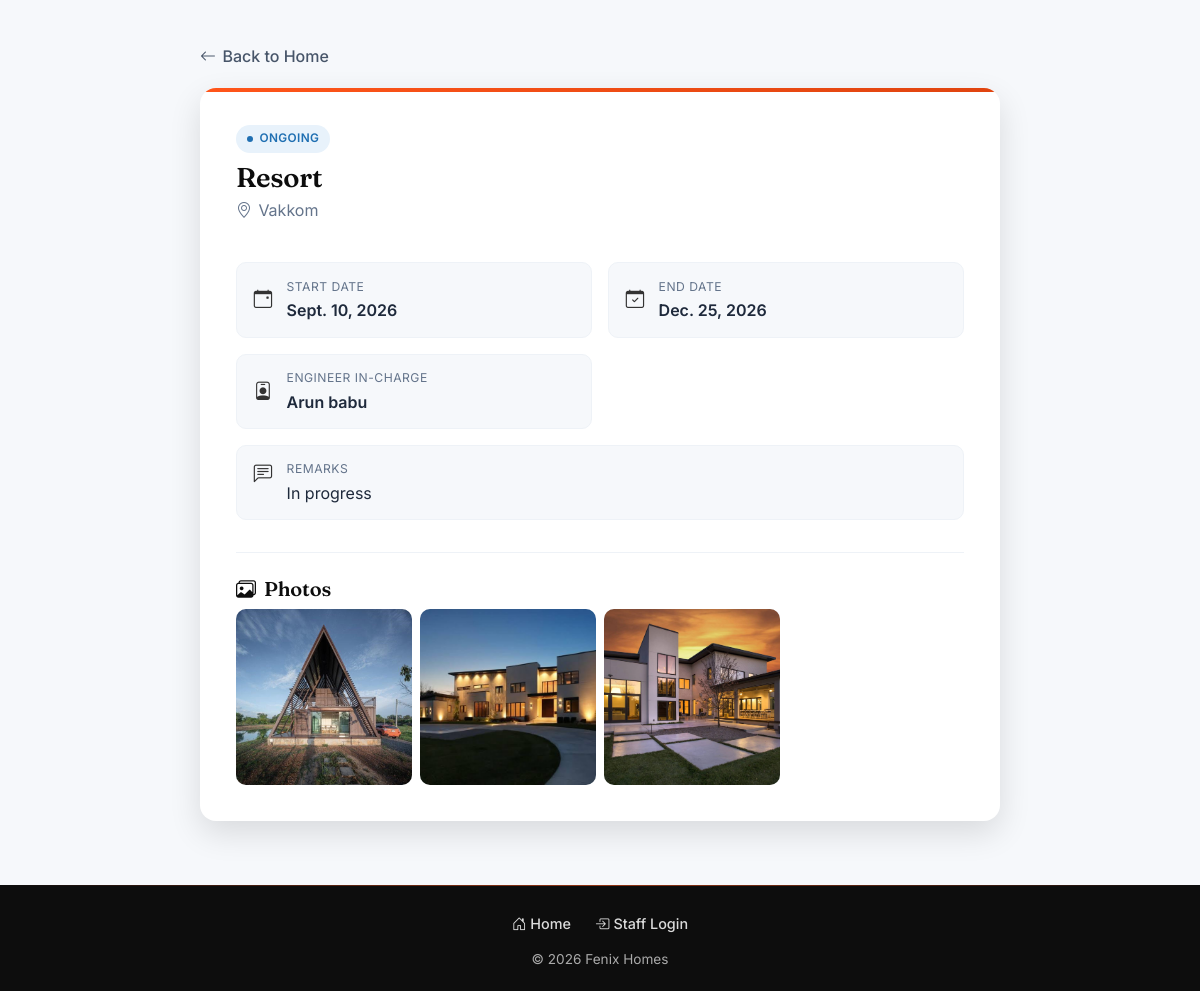
Screenshot of /site/16/ with the database file from the repository.
### sites/models.py (models this page shows, shortened)
class ConsructionSite(models.Model):
    name = models.CharField(max_length=255)
    location = models.CharField(max_length=255)
    start_date = models.DateField()
    end_date = models.DateField(null=True, blank=True)
    budget = models.DecimalField(max_digits=30, decimal_places=10)
    engineer_incharge = models.CharField(max_length=100)
    remarks = models.TextField(blank=True)
    @property
    def status(self):
        today = datetime.date.today()
        if self.end_date and self.end_date < today:
            return "Completed"
        if self.start_date and self.start_date > today:
            return "Planned"
        return "Ongoing"

class SiteImage(models.Model):
    site = models.ForeignKey(ConsructionSite, related_name='images', on_delete=models.CASCADE)
    image = models.ImageField(upload_to='site_photos/%Y/%m/')
    caption = models.CharField(max_length=255, blank=True)
    uploaded_at = models.DateTimeField(auto_now_add=True)
    class Meta:
        ordering = ['-uploaded_at']

### sites/views.py (the view)
# urls.py: path('site/<int:site_id>/', views.site_detail, name='site_detail'),
def site_detail(request, site_id):
    try:
        site = ConsructionSite.objects.get(id=site_id)
    except ConsructionSite.DoesNotExist:
        return render(request, 'sites/site_not_found.html', {'site_id': site_id})
    return render(request, 'sites/detail_site.html', {'site': site})

### sites/templates/sites/detail_site.html (shortened to what this page needs)
{% extends 'sites/base.html' %}
{% load humanize %}
{% block content %}
<div class="container fx-detail-wrap">
    {% if user.is_authenticated and user.is_staff %}
        <a href="{% url 'list_sites' %}" class="fx-back-link"><i class="bi bi-arrow-left"></i> Back to Dashboard</a>
    {% else %}
        <a href="{% url 'home' %}" class="fx-back-link"><i class="bi bi-arrow-left"></i> Back to Home</a>
    {% endif %}
    <div class="fx-detail-card">
        <div class="fx-detail-header">
            <span class="fx-badge fx-badge-{{ site.status|lower }}">{{ site.status }}</span>
            <h1>{{ site.name }}</h1>
            <p class="fx-detail-sub"><i class="bi bi-geo-alt"></i> {{ site.location }}</p>
        </div>
        <div class="row g-3 fx-detail-grid">
            <div class="col-md-6">
                <div class="fx-info-item">
                    <i class="bi bi-calendar-event"></i>
                    <div>
                        <span>Start Date</span>
                        <strong>{{ site.start_date }}</strong>
                    </div>
                </div>
            </div>
            <div class="col-md-6">
                <div class="fx-info-item">
                    <i class="bi bi-calendar-check"></i>
                    <div>
                        <span>End Date</span>
                        <strong>{{ site.end_date|default:"In progress" }}</strong>
                    </div>
                </div>
            </div>
            <div class="col-md-6">
                <div class="fx-info-item">
                    <i class="bi bi-person-badge"></i>
                    <div>
                        <span>Engineer In-Charge</span>
                        <strong>{{ site.engineer_incharge }}</strong>
                    </div>
                </div>
            </div>
            <div class="col-12">
                <div class="fx-info-item align-items-start">
                    <i class="bi bi-chat-left-text"></i>
                    <div>
                        <span>Remarks</span>
                        <strong class="fw-normal">{{ site.remarks|default:"No remarks added."|linebreaksbr }}</strong>
                    </div>
                </div>
            </div>
        </div>
        <div class="fx-photos-section">
            <div class="d-flex justify-content-between align-items-center mb-2 flex-wrap gap-2">
                <h5 class="mb-0"><i class="bi bi-images me-1"></i> Photos</h5>
            </div>
            {% if site.images.all %}
                <div class="row g-2">
                    {% for img in site.images.all %}
                        <div class="col-4 col-md-3">
                            <div class="fx-photo-thumb">
                                <img src="{{ img.image.url }}" alt="{{ img.caption|default:site.name }}">
                            </div>
                        </div>
                    {% endfor %}
                </div>
            {% else %}
                <p class="text-muted small mb-0">No photos uploaded yet.</p>
            {% endif %}
        </div>
    </div>
</div>
{% endblock %}

### sites/static/sites/css/style.css (style rules this page uses)
:root { --fx-navy-900: #0d0d0d; --fx-navy-800: #1a1a1a; --fx-navy-700: #262626; --fx-navy-600: #333333; --fx-amber-500: #ff551a; --fx-amber-600: #e0440f; --fx-slate-50: #f6f8fb; --fx-slate-100: #eef2f7; --fx-slate-200: #e2e8f0; --fx-slate-500: #64748b; --fx-slate-600: #475569; --fx-slate-800: #1e293b; --fx-success: #1f9d55; --fx-success-bg: #e7f7ee; --fx-info: #1f6fb2; --fx-info-bg: #e8f2fb; --fx-muted-bg: #eef1f4; --fx-danger: #d64545; --fx-radius: 16px; --fx-radius-sm: 10px; --fx-shadow-sm: 0 2px 10px rgba(0, 0, 0, 0.07); --fx-shadow-md: 0 12px 32px rgba(0, 0, 0, 0.12); --fx-shadow-lg: 0 24px 48px rgba(0, 0, 0, 0.16); --fx-ease: cubic-bezier(.22, 1, .36, 1); }
* { box-sizing: border-box; }
html, body { height: 100%; }
html { scroll-behavior: smooth; }
body { display: flex; flex-direction: column; min-height: 100vh; background: var(--fx-slate-50); color: var(--fx-slate-800); font-family: 'Inter', 'Segoe UI', sans-serif; -webkit-font-smoothing: antialiased; }
h1, h2, h3, h4, h5 { font-family: 'Fraunces', 'Poppins', 'Segoe UI', serif; font-weight: 600; letter-spacing: -0.01em; color: var(--fx-navy-900); }
a { color: var(--fx-navy-700); }
.fx-badge { display: inline-flex; align-items: center; gap: .4rem; padding: .3rem .7rem; border-radius: 999px; font-size: .74rem; font-weight: 600; text-transform: uppercase; letter-spacing: .03em; }
.fx-badge::before { content: ""; width: 6px; height: 6px; border-radius: 50%; background: currentColor; flex-shrink: 0; }
.fx-badge-ongoing { background: var(--fx-info-bg); color: var(--fx-info); }
.fx-detail-wrap { padding: 2.75rem 0 4rem; max-width: 800px; }
.fx-back-link { display: inline-flex; align-items: center; gap: .4rem; color: var(--fx-slate-600); text-decoration: none; font-weight: 500; margin-bottom: 1.25rem; }
.fx-detail-card { position: relative; overflow: hidden; background: #fff; border-radius: var(--fx-radius); box-shadow: var(--fx-shadow-md); padding: 2.25rem; }
.fx-detail-card::before, .fx-form-card::before { content: ""; position: absolute; top: 0; left: 0; right: 0; height: 4px; background: linear-gradient(90deg, var(--fx-amber-500), var(--fx-amber-600)); }
.fx-detail-header h1 { font-size: 1.7rem; margin: .5rem 0 .3rem; }
.fx-detail-sub { color: var(--fx-slate-500); display: flex; align-items: center; gap: .4rem; margin-bottom: 0; }
.fx-detail-grid { margin-top: 1.5rem; }
.fx-info-item { display: flex; align-items: center; gap: .9rem; background: var(--fx-slate-50); border: 1px solid var(--fx-slate-100); border-radius: var(--fx-radius-sm); padding: .9rem 1.05rem; height: 100%; transition: border-color .2s ease, background .2s ease; }
.fx-info-item i { font-size: 1.15rem; color: var(--fx-navy-600); }
.fx-info-item span { display: block; font-size: .76rem; text-transform: uppercase; letter-spacing: .04em; color: var(--fx-slate-500); margin-bottom: .15rem; }
.fx-info-item strong { font-weight: 600; color: var(--fx-slate-800); }
.fx-photos-section { margin-top: 2rem; padding-top: 1.5rem; border-top: 1px solid var(--fx-slate-100); }
.fx-photo-thumb { position: relative; border-radius: var(--fx-radius-sm); overflow: hidden; aspect-ratio: 1 / 1; background: var(--fx-slate-100); }
.fx-photo-thumb img { width: 100%; height: 100%; object-fit: cover; display: block; }

### rows the page displays
ConsructionSite: status "ONGOING", name "Resort", location "Vakkom", start_date "Sept. 10, 2026", end_date "Dec. 25, 2026", engineer_incharge "Arun babu", remarks "In progress"
SiteImage: image (picture)
SiteImage: image (picture)
SiteImage: image (picture)
